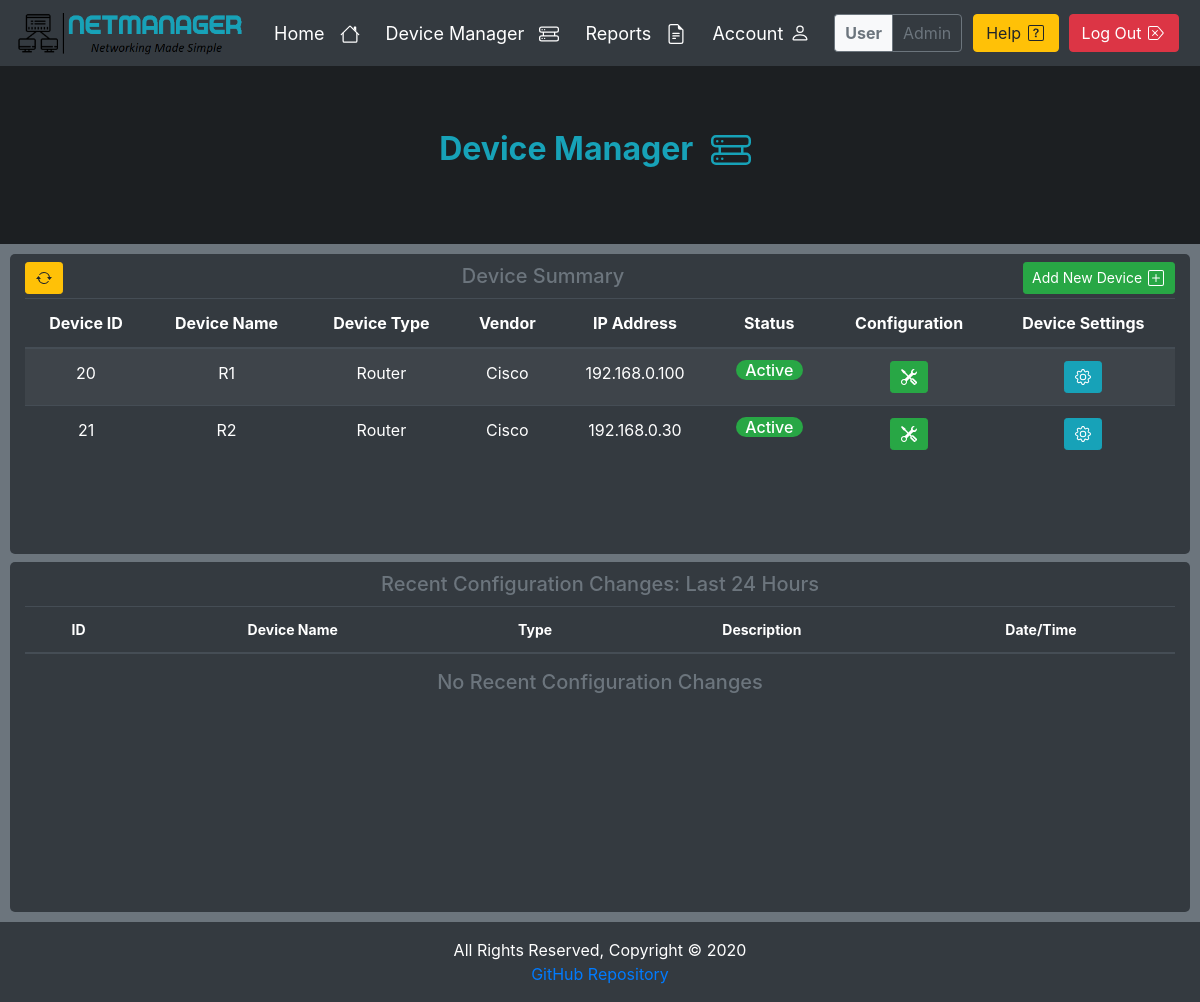
Before: /devices/ (signed in) with the older database file.
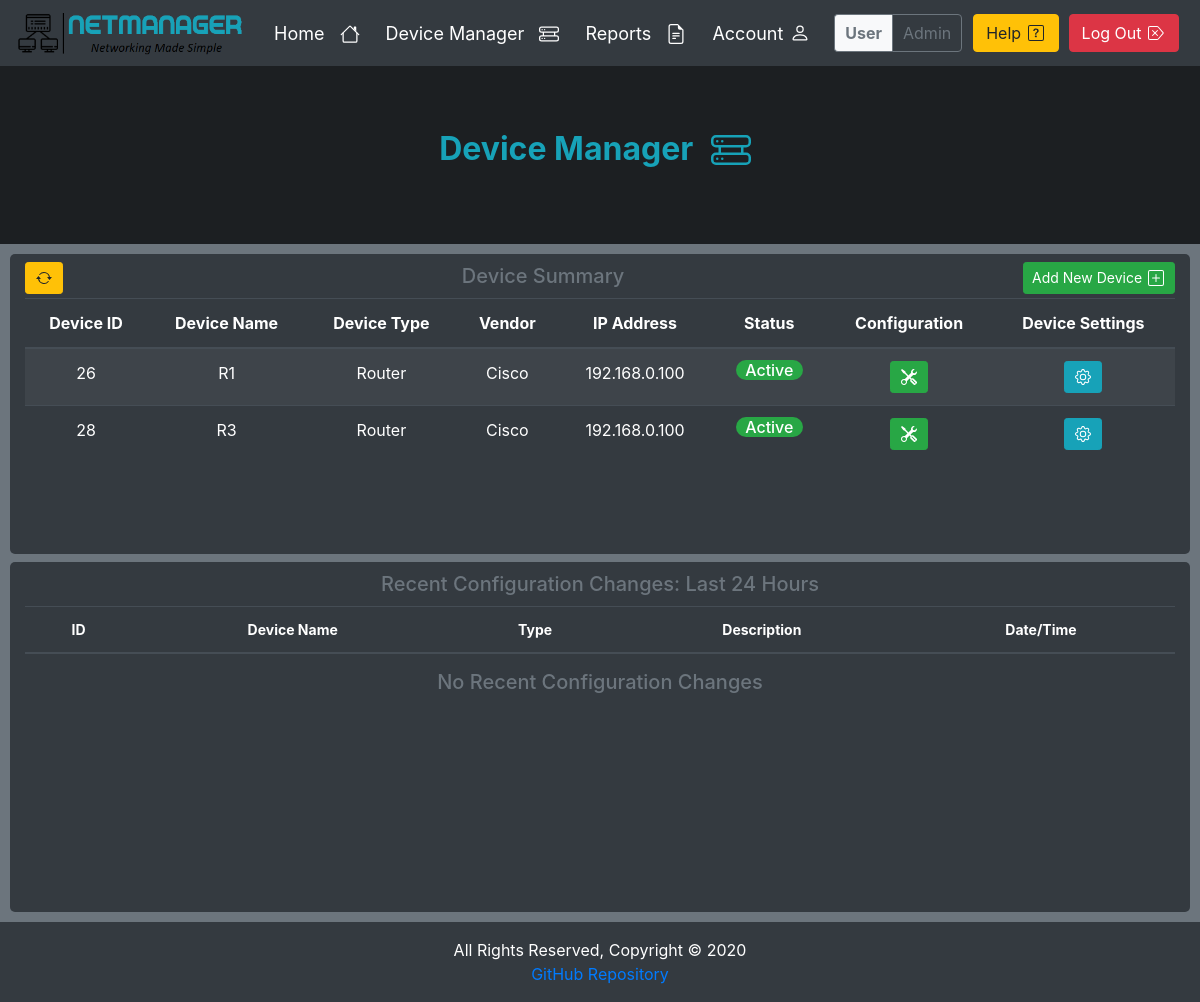
After: the same page with the newer database file.
### devices/models.py (models this page shows, shortened)
class Device(models.Model):
    id = models.AutoField(primary_key=True)
    user = models.ForeignKey(User, on_delete=models.CASCADE)
    name = models.CharField(max_length=250, null=False)
    type = models.CharField(max_length=250, null=False)
    host = models.CharField(max_length=250, null=False)
    vendor = models.CharField(max_length=250, null=False)
    location = models.CharField(max_length=250, default='Not Specified')
    contact = models.CharField(max_length=250, default='Not Specified')
    status = models.BooleanField(default=False, editable=False)

### devices/views/manager.py (the view, shortened to what this page needs)
# urls.py: path('', login_required(DeviceManager.as_view()), name='Device-Manager'),
class DeviceManager(View):
    form_class = DeviceForm
    template = 'device_manager.html'
    success_redirect = 'devices:Device-Manager'
    exception_redirect = 'accounts.Index'
    def get(self, request):
        form = self.form_class()
        user_devices = Device.objects.filter(user__username=request.user)
        date = datetime.datetime.now() - datetime.timedelta(days=1)
        audit_logs = Alert.objects.filter(user__username=request.user, date__gt=date)
        args = {'devices': user_devices, 'status': controller.connect_test(user_devices),
                'audit_logs': audit_logs, 'form': form}
        try:
            return render(request, self.template, args)
        except Exception as e:
            messages.error(request, 'Error - ' + str(e))
            return redirect(self.exception_redirect)

### devices/controllers/cisco_controller.py (called while the page is built)
def connect(device):
    device = {
        'device_type': 'cisco_ios',
        'ip': device.host,
        'username': Security.get_username(device),
        'password': Security.get_password(device),
        'secret': Security.get_secret(device),
        'port': 22,
    }
    return device

def connect_test(user_devices):
    for i in user_devices:
        try:
            c = ConnectHandler(**connect(i))
            i.status = True
            c.disconnect()
        except:
            i.status = False
        i.save()

### devices/models.py (called while the page is built)
    def get_username(self):
        username = Security.objects.filter(device=self.id).get().username
        return username

    def get_password(self):
        password = Security.objects.filter(device=self.id).get().password
        return password

    def get_secret(self):
        secret = Security.objects.filter(device=self.id).get().secret
        return secret

### templates/device_manager.html (shortened to what this page needs)
{% extends 'base.html' %}
{% block jumbotron %}
    <h2 class="text-info font-weight-bold">Device Manager
    </h2>
{% endblock %}
{% block body %}
    <div class="row mb-2">
        <div class="col widget table-responsive" style="min-height: 300px; max-height: 500px">
            <button type="button" class="btn btn-sm btn-warning d-inline-block float-left mt-2" id="refresh"
                    title="Refresh">
            </button>
            <h3 class="title d-inline-block">Device Summary</h3>
            <button class="btn btn-sm btn-success d-inline-block float-right mt-2" type="button" data-toggle="modal"
                    data-target="#addModal" aria-expanded="false" aria-controls="collapseOne" id="Add">
                Add New Device
            </button>
            <table class="table table-striped table-dark">
                <thead>
                <tr>
                    <th>Device ID</th>
                    <th>Device Name</th>
                    <th>Device Type</th>
                    <th>Vendor</th>
                    <th>IP Address</th>
                    <th>Status</th>
                    <th>Configuration</th>
                    <th>Device Settings</th>
                </tr>
                </thead>
                <tbody>
                {% for device in devices %}
                    <tr>
                        <td>{{ device.id }}</td>
                        <td>{{ device.name }}</td>
                        <td>{{ device.type }}</td>
                        <td>{{ device.vendor }}</td>
                        <td>{{ device.host }}</td>
                        <td id="status">
                            {% if device.status %}
                                <h6><span class="badge-pill badge-success">Active</span></h6>
                            {% else %}
                                <h6><span class="badge-pill badge-danger">Inactive</span></h6>
                            {% endif %}
                        </td>
                        <td>
                            {% if device.status %}
                                <a href="{% url 'devices:Device-Details' device_id=device.pk %}" type="button"
                                   class="btn btn-success btn-sm" title="Configure Interface">
                                </a>
                            {% endif %}
                        </td>
                        <td>
                            <a href="{% url 'devices:Device-Settings' device_id=device.pk %}" type="button"
                               class="btn btn-info btn-sm" title="Device Preferences">
                            </a>
                        </td>
                    </tr>
                {% endfor %}
            </tbody>
            </table>
        </div>
    </div>
    <div class="row">
        <div class="col widget table-responsive" style="min-height: 350px; max-height: 750px">
            <h3 class="title">Recent Configuration Changes: Last 24 Hours</h3>
            <table class="table table-striped table-dark" style="font-size: 14px">
                <thead>
                <tr>
                    <th>ID</th>
                    <th>Device Name</th>
                    <th>Type</th>
                    <th>Description</th>
                    <th>Date/Time</th>
                </tr>
                </thead>
                {% for log in audit_logs %}
                    <tr>
                        <td>{{ log.id }}</td>
                        <td>{{ log.device }}</td>
                        <td>{{ log.type }}</td>
                        <td>{{ log.description }}</td>
                        <td>{{ log.date }} {{ log.time }}</td>
                        {% empty %}
                    </table>
                    <h4 class="title">No Recent Configuration Changes</h4>
                {% endfor %}
        </div>
    </div>
{% endblock %}

### templates/base.html (shortened to what this page needs)
{% include "header.html" %}
<body>
{% load static %}
{% include "navbar.html" %}
<div class="jumbotron jumbotron-fluid mb-0" style="background-color: #1c1f22">
    <div class="container" style="min-width: 100%">
        {% block jumbotron %}
        {% endblock %}
    </div>
</div>
<main class="main container-fluid">
    <div class="widgets-grid">
        {% block body %}
        {% endblock %}
    </div>
</main>
{% include "footer.html" %}
</body>
</html>

### templates/header.html (shortened to what this page needs)
<!DOCTYPE html>
<html lang="en">
<head>
</head>
<body>
{% load static %}
<link rel="stylesheet" type="text/css" href="{% static 'css/style.css' %}">
<link rel="stylesheet" href="https://cdn.jsdelivr.net/npm/bootstrap@4.5.3/dist/css/bootstrap.min.css"
>
</body>

### templates/navbar.html (shortened to what this page needs)
{% load static %}
<nav class="navbar navbar-expand-lg nav" id="navbar">
    <div style="padding-right: 20px">
        <a href="{% url 'accounts:Index' %}">
            <img id="logo" src="{% static 'images/logo-dark.png' %}" alt="NetManager" style="width:230px;height:50px;">
        </a>
    </div>
    <div class="collapse navbar-collapse">
        {% if user.is_authenticated %}
            <ul class="navbar-nav mr-auto" style="font-size: 18px">
                <li class="nav-item">
                    <a class="nav-item nav-link link" href="{% url 'accounts:Index' %}">Home
                    </a>
                </li>
                <li class="nav-item">
                    <a class="nav-item nav-link link" href="{% url 'devices:Device-Manager' %}">Device Manager
                    </a>
                </li>
                <li class="nav-item">
                    <a class="nav-item nav-link link" href="{% url 'accounts:Reports' %}">Reports
                    </a>
                </li>
                <li class="nav-item">
                    <a class="nav-item nav-link link" href="{% url 'accounts:Profile' %}">Account
                    </a>
                </li>
            </ul>
            <div class="form-inline">
                <div class="form-inline nav-info">
                    <div class="info bg-light border border-secondary border-right-0 rounded-left">
                        <b>User</b>
                    </div>
                    <div class="info border border-secondary rounded-right">
                        {{ user.get_username }}
                    </div>
                </div>
                <a class="btn btn-warning nav-btn" href="{% url 'accounts:Help' %}" target="_blank" type="submit"
                   title="Help">Help
                </a>
                <button class="btn btn-danger nav-btn" type="button" data-toggle="modal"
                        data-target="#logout"
                        title="Log Out">
                    Log Out
                </button>
            </div>
        {% endif %}
    </div>
</nav>

### templates/footer.html
<footer class="footer footer" id="footer">
    {% load static %}
    <div class="footer text-center py-3">All Rights Reserved, Copyright © 2020<br>
        <a href="https://github.com/jwhite96/COMP3000" target="_blank"> GitHub Repository</a>
    </div>
</footer>

### static/css/style.css (style rules this page uses)
html { scroll-behavior: smooth; }
body { background-color: #6c757d !important; text-align: center !important; color: #f8f9fa !important; display: flex; flex-direction: column; min-height: 100vh; }
.footer { background-color: #343a40; color: white; margin-top: auto; }
.nav { background-color: #343a40; color: black; }
.link { color: white; }
.nav-info { padding: 6px; cursor: pointer; }
.info { padding: 6px 10px; color: #6c757d; }
.nav-btn { margin-left: 5px; margin-right: 5px; }
.nav-icon { margin-left: 10px; margin-right: 10px; margin-bottom: 2px; }
.btn-icon { margin-left: 2px; margin-right: 2px; margin-bottom: 3px; }
.title { font-size: 20px; margin-top: 10px; margin-bottom: 10px; text-align: center; color: #6c757d; }
.widget { background-color: #343a40; border-radius: 5px; min-height: auto; }
.widgets-grid { padding: 10px; min-height: 100%; }

Changed rows visible on the page:
removed Device: id "20", name "R1", type "Router", vendor "Cisco", host "192.168.0.100", status "Active"
removed Device: id "21", name "R2", type "Router", vendor "Cisco", host "192.168.0.30", status "Active"
added Device: id "26", name "R1", type "Router", vendor "Cisco", host "192.168.0.100", status "Active"
added Device: id "28", name "R3", type "Router", vendor "Cisco", host "192.168.0.100", status "Active"
